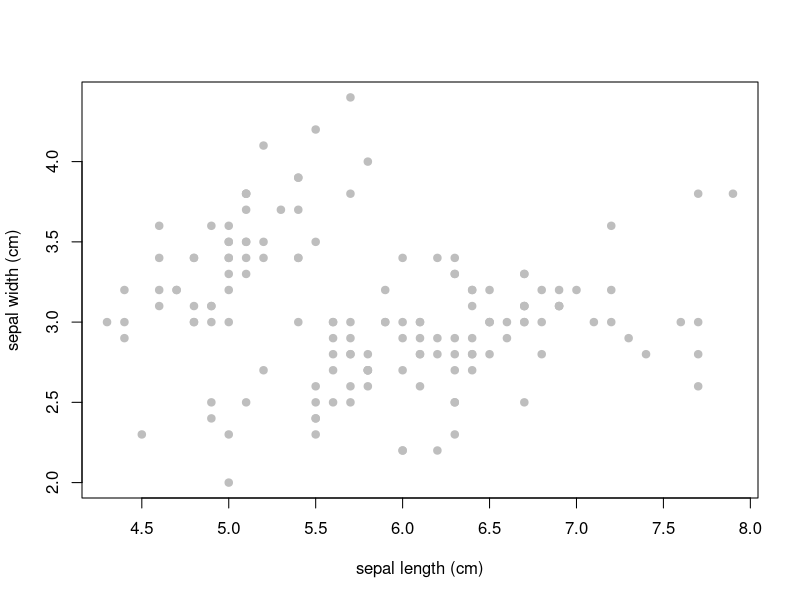

This chart was generated by the following R code:
# === description ===========================================================================
# scrip with analysis to show how to link Markdown and analysis code 

# ******************************************************************************
## use descriptive names 
# 1) data inspection
# 2) visualisation
# 3) analysis

# === 1) data inspection =======================================================
## @knitr one.analysis
# let's see the first six rows of the iris data set
d <- 3
d

## @knitr one
head(iris)

## @knitr one.end

# === 2) visualisation ===========================================================
## @knitr two
# let's make a graph of the sepal length vs sepal width
plot(iris$Sepal.Length, iris$Sepal.Width, xlab = "sepal length (cm)", ylab = 
       "sepal width (cm)", pch = 19, col = "grey")

# === 3) analysis ===========================================================
## @knitr three
# test of the sepal width differs for different species
m1 <- lm(iris$Sepal.Width ~ iris$Species)
summary(m1)[4]
